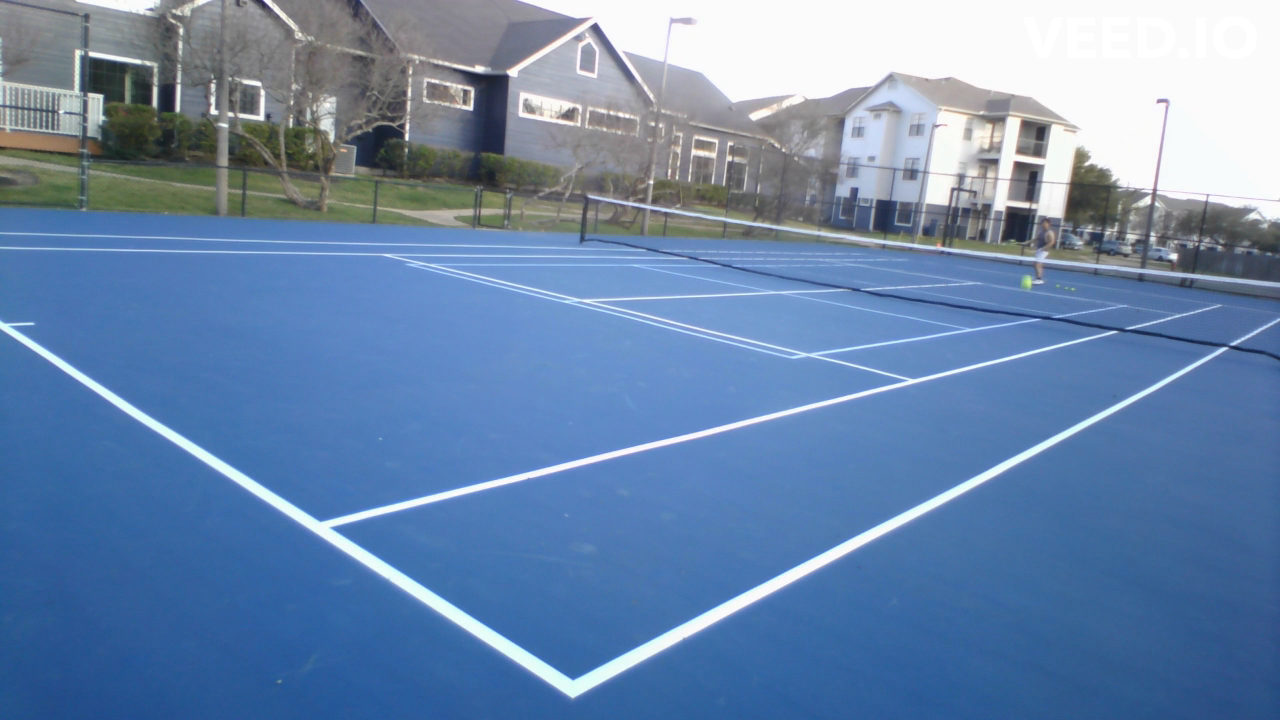
#> input picture frame 64 of snapshot/3.mp4, 1280 x 720 px, given in place of IMG_0336.MOV, which was not available
$ python playersandball.py
#> lines starting #> are read from the running program, lines starting #| are printed output that depends on the picture; after the words box and inside, x2 and y2 are one past the last pixel; in counts of white or black regions, pixels touching at a corner belong together; pictures that were not available may be replaced by others from this repository, and a replacement may not be noted
import numpy as np
import cv2
#vid=1 if video_1
#vid=2 if video_2
vid = 2
fo = 0
down=False
up=True
p1=0
p2=0
if (vid==2):
    down=True
    up=False

# Open Video
# cap = cv2.VideoCapture('C:/Users/35841/Desktop/Masters/video analysis/video_'+str(vid)+'.mp4')
cap = cv2.VideoCapture('IMG_0336.MOV')

width= int(cap.get(cv2.CAP_PROP_FRAME_WIDTH))
height= int(cap.get(cv2.CAP_PROP_FRAME_HEIGHT))
# [6 lines of commented-out code are left out]
frameIds = cap.get(cv2.CAP_PROP_FRAME_COUNT) * np.random.uniform(size=25)

# Store selected frames in an array
frames = []
for fid in frameIds:
    cap.set(cv2.CAP_PROP_POS_FRAMES, fid)
    ret, frame = cap.read()
    if (vid==1):
        #105:1816
        frame = frame[:, 294:1596]
    else:
        frame = frame[:, 394:1496]
    frames.append(frame)
#> this loop made 25 passes
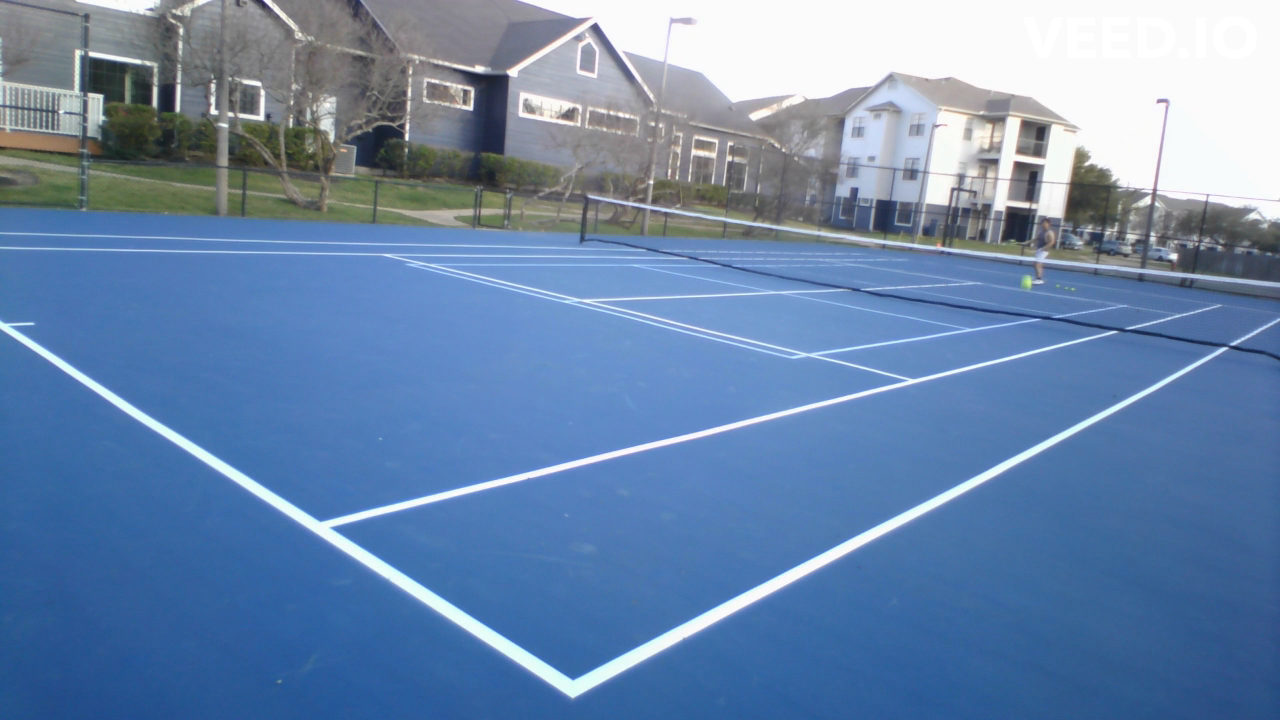
#> input picture frame 64 of snapshot/3.mp4, 1280 x 720 px, given in place of IMG_0336.MOV, which was not available
#> pass 1, `frame = frame[:, 394:1496]`:
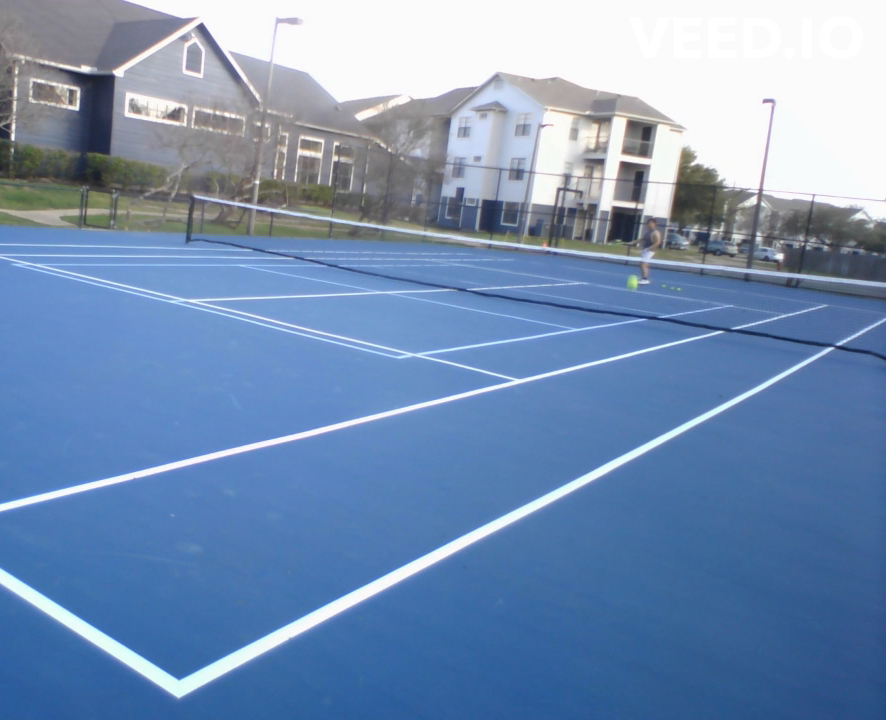
#> frame: shape (720, 886, 3); mean B, G, R 179.1, 143.9, 117.7
#> after the loop, frames = 25 items

# Calculate the median along the time axis
medianFrame = np.median(frames, axis=0).astype(dtype=np.uint8)


# Reset frame number to 0
cap.set(cv2.CAP_PROP_POS_FRAMES, 0)

# Convert background to grayscale
grayMedianFrame = cv2.cvtColor(medianFrame, cv2.COLOR_BGR2GRAY)
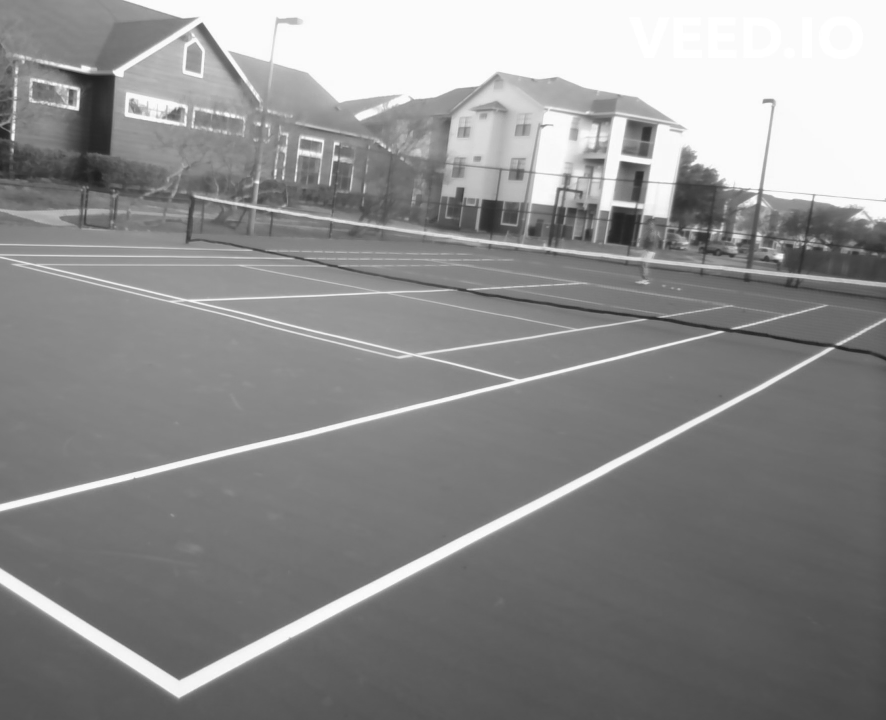
#> grayMedianFrame: shape (720, 886); min 30, max 255, mean 140.2

frame_width = int(cap.get(3))
#> frame_width = 1280
frame_height = int(cap.get(4))
#> frame_height = 720

size = (frame_width, frame_height)
#> size = (1280, 720)

# Loop over all frames
ret = True
while(ret):
    ret, frame = cap.read()
    if (ret==False):
        break
    if (vid==1):
        frame = frame[:, 294:1596]
    else:
        frame = frame[:, 394:1496]
#> frame: shape (720, 886, 3)
    # Convert current frame to grayscale
    frame1 = cv2.cvtColor(frame, cv2.COLOR_BGR2GRAY)
    # Calculate absolute difference of current frame and
    # the median frame
    dframe = cv2.absdiff(frame1, grayMedianFrame)

    # Treshold to binarize
    th, dframe = cv2.threshold(dframe, 30, 255, cv2.THRESH_BINARY)
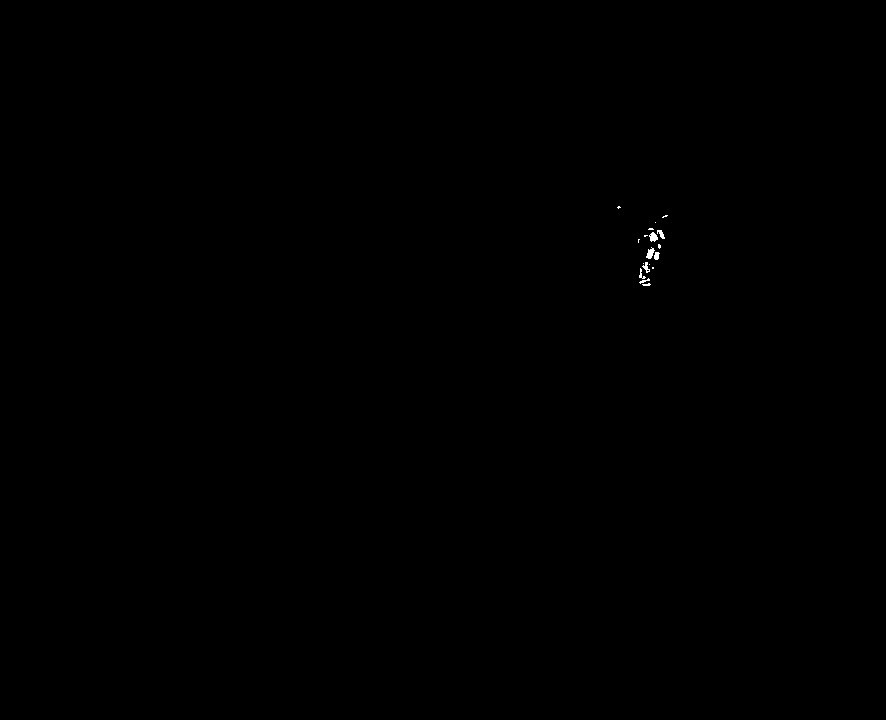
#> dframe: shape (720, 886); 0.06% white; 18 white regions (11 under 20 px), largest, box (x1, y1, x2, y2) and area: (646, 247, 655, 259) 60, (649, 232, 658, 242) 59, (642, 262, 650, 273) 40

    se = np.ones((4, 4), dtype='uint8') #structuring element
    se1= np.ones((5, 5), dtype='uint8') #strucruring element
    dframe = cv2.erode(dframe,se,iterations = 1)
#> dframe: shape (720, 886); 0% white in thin lines or dots, all inside (x1, y1, x2, y2) = (649, 235, 658, 258)
    dframe = cv2.dilate(dframe,se1,iterations = 10)
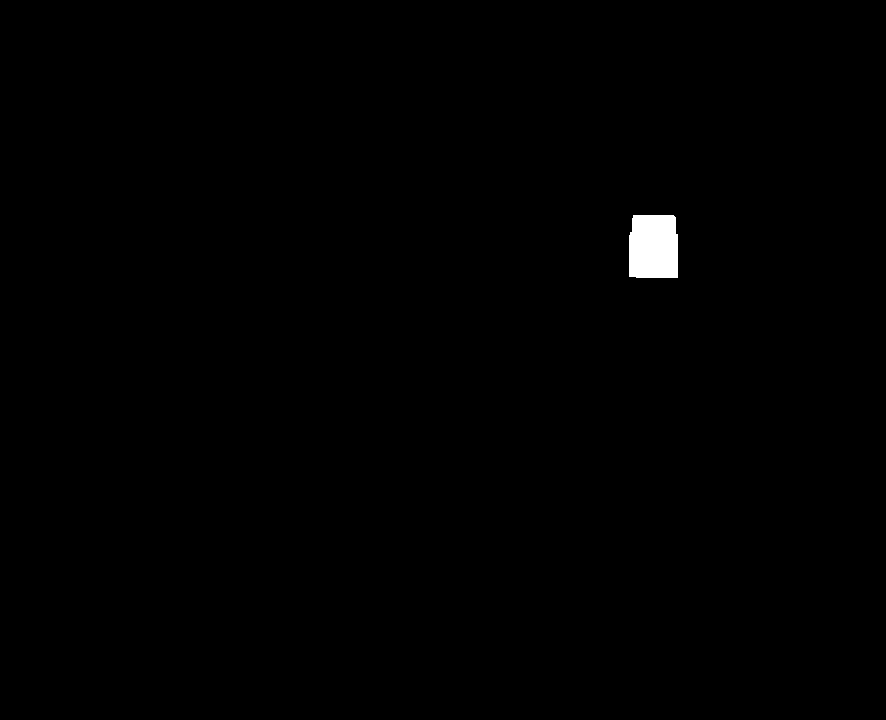
#> dframe: shape (720, 886); 0.47% white; 1 white region

    contours, _ = cv2.findContours(dframe, cv2.RETR_TREE, cv2.CHAIN_APPROX_SIMPLE)
#> contours = 1 contour; box (x1, y1, x2, y2) and area: (629, 215, 678, 278) 2874
    for cnt in contours:
            # Calculate area and remove small elements
            x, y, w, h = cv2.boundingRect(cnt)
            area = cv2.contourArea(cnt)
            if (vid==1):
                if area > 1500 and x>150:
                    #track the ball
                    if (area<2700 and y>100):
                        center = (x + w // 2, y + h // 2)
                        radius = int(round((w//2 + h//2) * 0.25))
                        cv2.circle(frame,center, radius, (0,191,255),2)
                        cv2.putText(frame, "Ball", (center[0] + 15, center[1] - 15), 0, 0.5, (0,191,255), 2)
                        # [23 lines of commented-out code are left out]
            else:
                if area > 1500:
                    #track the ball
                    if (area<3500 and y>100 and x>200):
                        center = (x + w // 2, y + h // 2)
                        radius = int(round((w//2+ h//2) * 0.25))
                        cv2.circle(frame,center, radius, (0,191,255),2)
                        cv2.putText(frame, "Ball", (center[0] + 15, center[1] - 15), 0, 0.5, (0,191,255), 2)
#> this loop made 1 pass
#> (x, y, w, h, area, center, radius) on pass 1: (629, 215, 49, 63, 2874.5, (653, 246), 14)
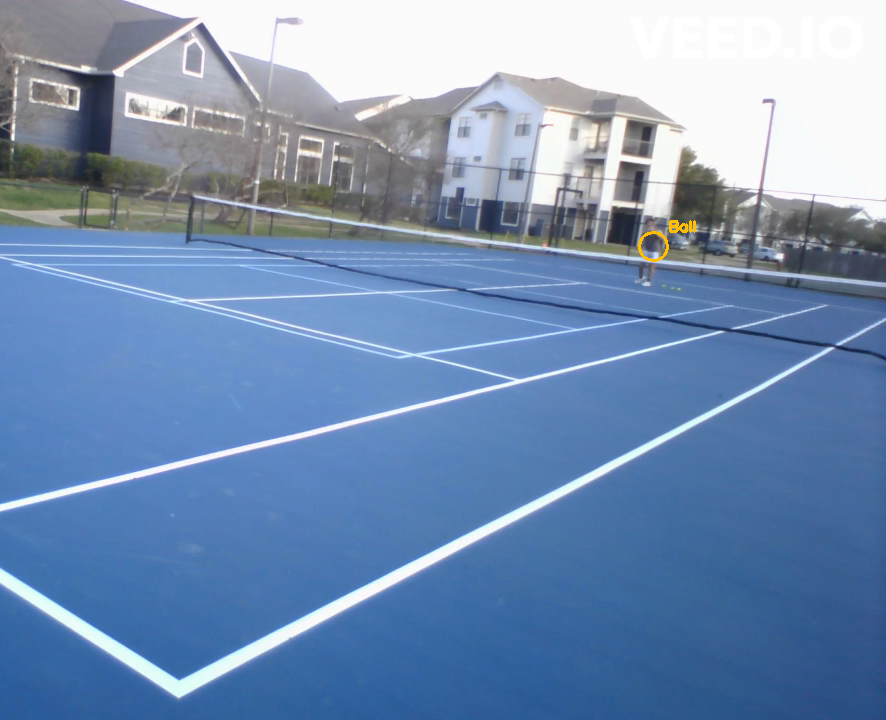
#> frame: shape (720, 886, 3); mean B, G, R 179, 143.9, 117.7
                        # [36 lines of commented-out code are left out]
    cv2.imshow('frame', frame)
    #writer.write(frame)
    if cv2.waitKey(20) & 0xFF == ord('q'):
#> (key q is pressed here)
        break
print("False objects: "+str(fo))
# Release video object
cap.release()
#writer.release()
# Destroy all windows
cv2.destroyAllWindows()
